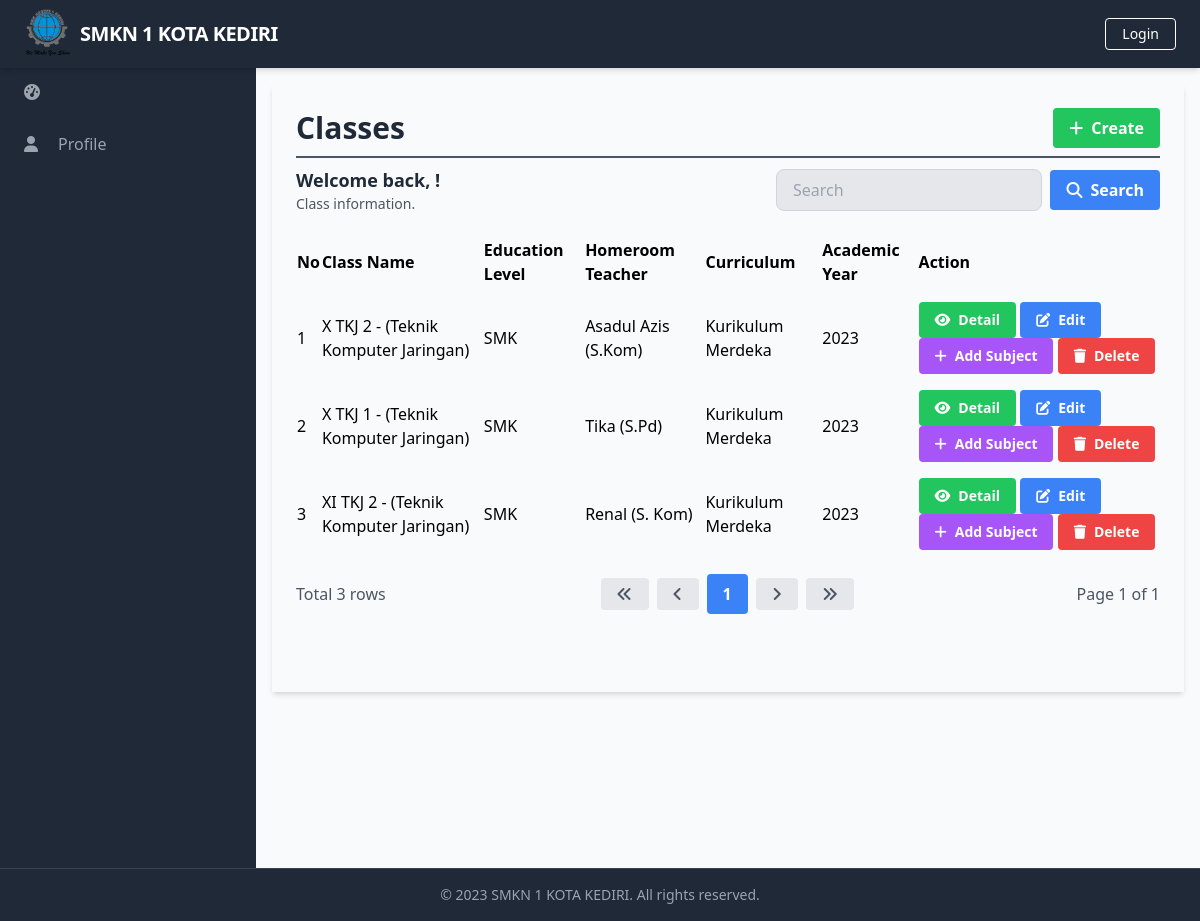
/manage_classes/manage_classes_list.php, run on the app's committed database.
### tables this page shows
CREATE TABLE `Classes` (
  `ClassID` int(11) NOT NULL,
  `ClassName` varchar(50) DEFAULT NULL,
  `EducationLevel` varchar(20) DEFAULT NULL,
  `HomeroomTeacher` varchar(50) DEFAULT NULL,
  `Curriculum` varchar(50) DEFAULT NULL,
  `AcademicYear` varchar(20) DEFAULT NULL,
  `ClassCode` varchar(20) DEFAULT NULL
);

CREATE TABLE `Users` (
  `UserID` int(11) NOT NULL,
  `Username` varchar(50) NOT NULL,
  `Password` varchar(255) NOT NULL,
  `Email` varchar(100) NOT NULL,
  `FullName` varchar(100) DEFAULT NULL,
  `DateOfBirth` date DEFAULT NULL,
  `Gender` varchar(10) DEFAULT NULL,
  `Address` text DEFAULT NULL,
  `PhoneNumber` varchar(20) DEFAULT NULL,
  `RoleID` int(11) DEFAULT NULL,
  `AccountCreationDate` timestamp NOT NULL DEFAULT current_timestamp() ON UPDATE current_timestamp(),
  `LastLogin` datetime DEFAULT NULL,
  `AccountStatus` varchar(20) DEFAULT NULL,
  `ProfilePictureURL` varchar(255) DEFAULT NULL,
  `ActivationStatus` varchar(20) DEFAULT NULL
);

CREATE TABLE `Teachers` (
  `TeacherID` int(11) NOT NULL,
  `NIP` varchar(20) NOT NULL,
  `AcademicDegree` varchar(50) DEFAULT NULL,
  `EducationLevel` varchar(50) DEFAULT NULL,
  `EmploymentStatus` varchar(50) DEFAULT NULL,
  `UserID` int(11) DEFAULT NULL
);

### database/connection.php (called while the page is built, shortened)
<?php
$baseUrl = "http://localhost/final_project_aziz_2023/";

### public/manage_classes/manage_classes_list.php (the view, shortened to what this page needs)
<?php
require_once('../../database/connection.php');
?>
<?php include_once('../components/header.php'); ?>
<div class="h-screen flex flex-col">
    <?php include('../components/navbar.php'); ?>
    <div class="flex-grow bg-gray-50 flex flex-row shadow-md">
        <?php include('../components/sidebar.php'); ?>
        <main class="bg-gray-50 flex flex-col flex-1 overflow-y-scroll h-screen flex-shrink-0 sc-hide pb-40">
            <div class="flex items-start justify-start p-6 shadow-md m-4 flex-1 flex-col">
                <div class="flex flex-row justify-between items-center w-full border-b-2 border-gray-600 mb-2 pb-2">
                    <h1 class="text-3xl text-gray-800 font-semibold w-full">Classes</h1>
                    <div class="flex flex-row justify-end items-center">
                        <a href="<?php echo $baseUrl; ?>public/manage_classes/manage_classes_create.php" class="bg-green-500 hover-bg-green-700 text-white font-bold py-2 px-4 rounded inline-flex items-center">
                            <i class="fas fa-plus mr-2"></i>
                            <span>Create</span>
                        </a>
                    </div>
                </div>
                <div class="flex flex-col w-full">
                    <div class="flex flex-row justify-between items-center w-full mb-2 pb-2">
                        <div>
                            <h2 class="text-lg text-gray-800 font-semibold">Welcome back, <?php echo $_SESSION['FullName']; ?>!</h2>
                            <p class="text-gray-600 text-sm">Class information.</p>
                        </div>
                        <form class="flex items-center justify-end space-x-2 w-96">
                            <input type="text" name="search" class="bg-gray-200 focus-bg-white focus-outline-none border border-gray-300 rounded-lg py-2 px-4 block w-full appearance-none leading-normal" placeholder="Search" value="<?php echo isset($_GET['search']) ? $_GET['search'] : ''; ?>">
                            <button type="submit" class="bg-blue-500 hover-bg-blue-700 text-white font-bold py-2 px-4 rounded space-x-2 inline-flex items-center">
                                <i class="fas fa-search"></i>
                                <span>Search</span>
                            </button>
                        </form>
                    </div>
                    <table class="min-w-full">
                        <thead>
                            <tr>
                                <th class="text-left py-2">No</th>
                                <th class="text-left py-2">Class Name</th>
                                <th class="text-left py-2">Education Level</th>
                                <th class="text-left py-2">Homeroom Teacher</th>
                                <th class="text-left py-2">Curriculum</th>
                                <th class="text-left py-2">Academic Year</th>
                                <th class="text-left py-2">Action</th>
                            </tr>
                        </thead>
                        <tbody>
                            <?php
                            $searchTerm = isset($_GET['search']) ? $_GET['search'] : '';
                            $page = isset($_GET['page']) ? $_GET['page'] : 1;
                            $query = "SELECT Classes.ClassID, Classes.ClassName, Classes.EducationLevel, Teachers.AcademicDegree, Users.FullName AS HomeroomTeacher, Classes.Curriculum, Classes.AcademicYear
                            FROM Classes
                            LEFT JOIN Teachers ON Classes.HomeroomTeacher = Teachers.TeacherID
                            LEFT JOIN Users ON Teachers.UserID = Users.UserID
                            WHERE Classes.ClassName LIKE '%$searchTerm%'
                            LIMIT 15 OFFSET " . ($page - 1) * 15;
                            $result = $conn->query($query);
                            $queryCount = "SELECT COUNT(*) AS count FROM Classes WHERE ClassName LIKE '%$searchTerm%'";
                            $resultCount = $conn->query($queryCount);
                            $rowCount = $resultCount->fetch_assoc()['count'];
                            $totalPage = ceil($rowCount / 15);
                            $no = 1;
                            while ($row = $result->fetch_assoc()) {
                            ?>
                                <tr>
                                    <td class="py-2"><?php echo $no++; ?></td>
                                    <td class="py-2"><?php echo $row['ClassName']; ?></td>
                                    <td class="py-2"><?php echo $row['EducationLevel']; ?></td>
                                    <td class="py-2">
                                        <?php
                                        if ($row['HomeroomTeacher']) {
                                            echo $row['HomeroomTeacher'];
                                            echo ' (' . $row['AcademicDegree'] . ')';
                                        } else {
                                            echo 'N/A';
                                        }
                                        ?>
                                    </td>
                                    <td class="py-2"><?php echo $row['Curriculum']; ?></td>
                                    <td class="py-2"><?php echo $row['AcademicYear']; ?></td>
                                    <td class='py-2'>
                                        <a href="<?php echo $baseUrl; ?>public/manage_classes/manage_classes_detail.php?id=<?php echo $row['ClassID'] ?>" class='bg-green-500 hover-bg-green-700 text-white font-bold py-2 px-4 rounded inline-flex items-center text-sm'>
                                            <i class='fas fa-eye mr-2'></i>
                                            <span>Detail</span>
                                        </a>
                                        <a href="<?php echo $baseUrl; ?>public/manage_classes/manage_classes_update.php?id=<?php echo $row['ClassID'] ?>" class='bg-blue-500 hover-bg-blue-700 text-white font-bold py-2 px-4 rounded inline-flex items-center text-sm'>
                                            <i class='fas fa-edit mr-2'></i>
                                            <span>Edit</span>
                                        </a>
                                        <a href="<?php echo $baseUrl; ?>public/manage_classes/manage_classes_add_subject.php?id=<?php echo $row['ClassID'] ?>" class='bg-purple-500 hover-bg-purple-700 text-white font-bold py-2 px-4 rounded inline-flex items-center text-sm'>
                                            <i class='fas fa-plus mr-2'></i>
                                            <span>Add Subject</span>
                                        </a>
                                        <a href="#" onclick="confirmDelete(<?php echo $row['ClassID']; ?>)" class='bg-red-500 hover-bg-red-700 text-white font-bold py-2 px-4 rounded inline-flex items-center text-sm'>
                                            <i class='fas fa-trash mr-2'></i>
                                            <span>Delete</span>
                                        </a>
                                    </td>
                                </tr>
                            <?php
                            }
                            ?>
                        </tbody>
                    </table>
                    <div class="flex flex-row justify-between items-center w-full mt-4">
                        <div class="flex flex-row justify-start items-center">
                            <span class="text-gray-600">Total <?php echo $rowCount; ?> rows</span>
                        </div>
                        <div class="flex flex-row justify-end items-center space-x-2">
                            <a href="?page=1&search=<?php echo $searchTerm; ?>" class="bg-gray-200 hover-bg-gray-300 text-gray-600 font-bold py-2 px-4 rounded inline-flex items-center">
                                <i class="fas fa-angle-double-left"></i>
                            </a>
                            <a href="?page=<?php if ($page == 1) {
                                                echo $page;
                                            } else {
                                                echo $page - 1;
                                            } ?>&search=<?php echo $searchTerm; ?>" class="bg-gray-200 hover-bg-gray-300 text-gray-600 font-bold py-2 px-4 rounded inline-flex items-center">
                                <i class="fas fa-angle-left"></i>
                            </a>
                            <?php
                            $startPage = $page - 2;
                            $endPage = $page + 2;
                            if ($startPage < 1) {
                                $endPage += abs($startPage) + 1;
                                $startPage = 1;
                            }
                            if ($endPage > $totalPage) {
                                $startPage -= $endPage - $totalPage;
                                $endPage = $totalPage;
                            }
                            if ($startPage < 1) {
                                $startPage = 1;
                            }
                            for ($i = $startPage; $i <= $endPage; $i++) {
                                if ($i == $page) {
                                    echo "<a href='?page=$i&search=$searchTerm' class='bg-blue-500 hover-bg-blue-700 text-white font-bold py-2 px-4 rounded inline-flex items-center'>$i</a>";
                                } else {
                                    echo "<a href='?page=$i&search=$searchTerm' class='bg-gray-200 hover-bg-gray-300 text-gray-600 font-bold py-2 px-4 rounded inline-flex items-center'>$i</a>";
                                }
                            }
                            ?>
                            <a href="?page=<?php if ($page == $totalPage) {
                                                echo $page;
                                            } else {
                                                echo $page + 1;
                                            } ?>&search=<?php echo $searchTerm; ?>" class="bg-gray-200 hover-bg-gray-300 text-gray-600 font-bold py-2 px-4 rounded inline-flex items-center">
                                <i class="fas fa-angle-right"></i>
                            </a>
                            <a href="?page=<?php echo $totalPage; ?>&search=<?php echo $searchTerm; ?>" class="bg-gray-200 hover-bg-gray-300 text-gray-600 font-bold py-2 px-4 rounded inline-flex items-center">
                                <i class="fas fa-angle-double-right"></i>
                            </a>
                        </div>
                        <div class="flex flex-row justify-end items-center ml-2">
                            <span class="text-gray-600">Page <?php echo $page; ?> of <?php echo $totalPage; ?></span>
                        </div>
                    </div>
                </div>
        </main>
    </div>
    <?php include('../components/footer.php'); ?>
</div>
</body>
</html>

### data on the page
classes: ClassName "X TKJ 2 - (Teknik Komputer Jaringan)", EducationLevel "SMK", users.FullName "Asadul Azis", teachers.AcademicDegree "S.Kom", Curriculum "Kurikulum Merdeka", AcademicYear "2023"
classes: ClassName "X TKJ 1 - (Teknik Komputer Jaringan)", EducationLevel "SMK", users.FullName "Tika", teachers.AcademicDegree "S.Pd", Curriculum "Kurikulum Merdeka", AcademicYear "2023"
classes: ClassName "XI TKJ 2 - (Teknik Komputer Jaringan)", EducationLevel "SMK", users.FullName "Renal", teachers.AcademicDegree "S. Kom", Curriculum "Kurikulum Merdeka", AcademicYear "2023"

### other printed values
$baseTitle "SMKN 1 KOTA KEDIRI"
$rowCount "3"
$page "1"
$totalPage "1"
